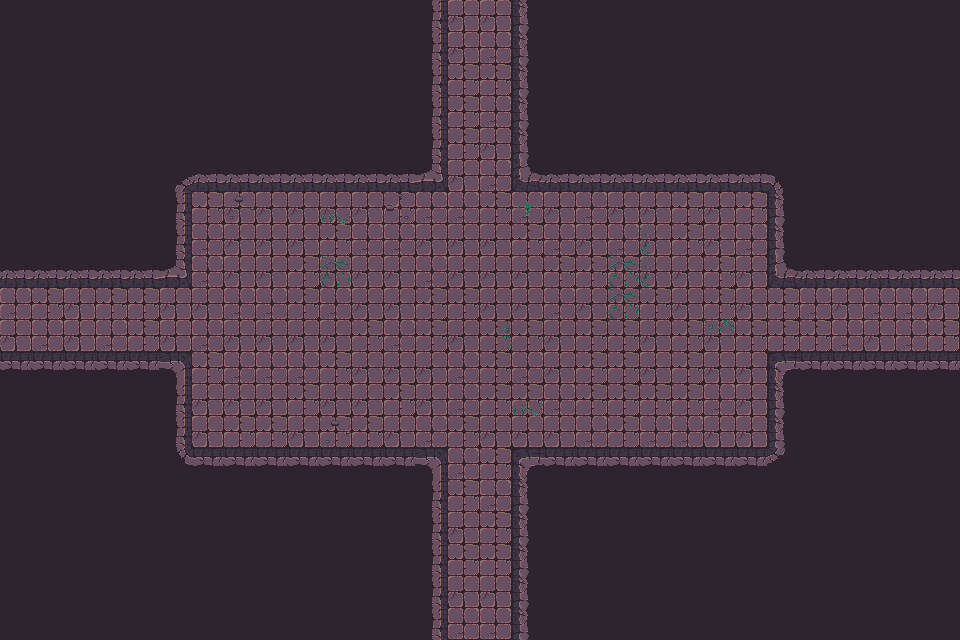

Below is a game level as drawn by its tile map, then a one-line description and the .tmx file that defines it, in full:
An orthogonal 30x20 tile map with 32x32 px tiles, 3 tile layers (Walls, Decor, Items), 2 tilesets and 58 objects.

<map version="1.10" tiledversion="1.11.2" orientation="orthogonal" renderorder="right-down" width="30" height="20" tilewidth="32" tileheight="32" infinite="0" nextlayerid="3" nextobjectid="1">
    <tileset firstgid="1" name="Town Tileset" tilewidth="32" tileheight="32" tilecount="64" columns="8">
        <image source="../../../tiles/World H Tileset.png" trans="ff00ff" width="256" height="256" />
        <tile id="4">
            <objectgroup draworder="index" id="2">
                <object id="1" x="0" y="0" width="32" height="32" />
            </objectgroup>
        </tile>
        <tile id="5">
            <objectgroup draworder="index" id="2">
                <object id="1" x="0" y="0" width="32" height="32" />
            </objectgroup>
        </tile>
        <tile id="6">
            <objectgroup draworder="index" id="2">
                <object id="1" x="0" y="0" width="32" height="32" />
            </objectgroup>
        </tile>
        <tile id="7">
            <objectgroup draworder="index" id="2">
                <object id="1" x="0" y="0" width="32" height="32" />
            </objectgroup>
        </tile>
        <tile id="8">
            <objectgroup draworder="index" id="2">
                <object id="1" x="0" y="0" width="32" height="32" />
            </objectgroup>
        </tile>
        <tile id="10">
            <objectgroup draworder="index" id="2">
                <object id="1" x="0" y="32" width="32" height="0" />
            </objectgroup>
        </tile>
        <tile id="11">
            <objectgroup draworder="index" id="2">
                <object id="1" x="0" y="32" width="32" height="0" />
                <object id="2" x="32" y="0" width="0" height="32" />
            </objectgroup>
        </tile>
        <tile id="12">
            <objectgroup draworder="index" id="2">
                <object id="1" x="32" y="0" width="0" height="32" />
            </objectgroup>
        </tile>
        <tile id="13">
            <objectgroup draworder="index" id="2">
                <object id="1" x="0" y="32" width="32" height="0" />
                <object id="2" x="0" y="32" width="32" height="0" />
                <object id="3" x="0" y="0" width="0" height="32" />
            </objectgroup>
        </tile>
        <tile id="14">
            <objectgroup draworder="index" id="2">
                <object id="1" x="0" y="0" width="0" height="32" />
            </objectgroup>
        </tile>
        <tile id="16">
            <objectgroup draworder="index" id="2">
                <object id="1" x="0" y="0" width="32" height="32" />
            </objectgroup>
        </tile>
        <tile id="24">
            <objectgroup draworder="index" id="2">
                <object id="1" x="0" y="0" width="32" height="32" />
            </objectgroup>
        </tile>
    </tileset>
    <tileset firstgid="65" name="Dungeon Crawler Tileset" tilewidth="32" tileheight="32" tilecount="100" columns="10">
        <image source="../../../tiles/Dungeon_Tile.png" trans="" width="320" height="320" />
        <tile id="2">
            <objectgroup draworder="index" id="2">
                <object id="1" x="0" y="0" width="32" height="32" />
            </objectgroup>
        </tile>
        <tile id="3">
            <objectgroup draworder="index" id="2">
                <object id="1" x="0" y="0" width="32" height="32" />
            </objectgroup>
        </tile>
        <tile id="4">
            <objectgroup draworder="index" id="2">
                <object id="1" x="0" y="0" width="32" height="32" />
            </objectgroup>
        </tile>
        <tile id="5">
            <objectgroup draworder="index" id="2">
                <object id="1" x="0" y="0" width="32" height="32" />
            </objectgroup>
        </tile>
        <tile id="6">
            <objectgroup draworder="index" id="2">
                <object id="1" x="0" y="0" width="32" height="32" />
            </objectgroup>
        </tile>
        <tile id="8">
            <objectgroup draworder="index" id="2">
                <object id="1" x="0" y="0" width="32" height="32" />
            </objectgroup>
        </tile>
        <tile id="12">
            <objectgroup draworder="index" id="2">
                <object id="1" x="0" y="0" width="32" height="32" />
            </objectgroup>
        </tile>
        <tile id="13">
            <objectgroup draworder="index" id="2">
                <object id="1" x="0" y="0" width="32" height="32" />
            </objectgroup>
        </tile>
        <tile id="14">
            <objectgroup draworder="index" id="2">
                <object id="1" x="0" y="0" width="32" height="32" />
            </objectgroup>
        </tile>
        <tile id="15">
            <objectgroup draworder="index" id="2">
                <object id="1" x="0" y="0" width="32" height="32" />
            </objectgroup>
        </tile>
        <tile id="16">
            <objectgroup draworder="index" id="2">
                <object id="1" x="0" y="0" width="32" height="32" />
            </objectgroup>
        </tile>
        <tile id="18">
            <objectgroup draworder="index" id="2">
                <object id="1" x="0" y="0" width="32" height="32" />
            </objectgroup>
        </tile>
        <tile id="22">
            <objectgroup draworder="index" id="2">
                <object id="1" x="0" y="0" width="32" height="32" />
            </objectgroup>
        </tile>
        <tile id="23">
            <objectgroup draworder="index" id="2">
                <object id="1" x="0" y="0" width="32" height="32" />
            </objectgroup>
        </tile>
        <tile id="24">
            <objectgroup draworder="index" id="2">
                <object id="1" x="0" y="0" width="32" height="32" />
            </objectgroup>
        </tile>
        <tile id="25">
            <objectgroup draworder="index" id="2">
                <object id="1" x="0" y="0" width="32" height="32" />
            </objectgroup>
        </tile>
        <tile id="26">
            <objectgroup draworder="index" id="2">
                <object id="1" x="0" y="0" width="32" height="32" />
            </objectgroup>
        </tile>
        <tile id="28">
            <objectgroup draworder="index" id="2">
                <object id="1" x="0" y="0" width="32" height="32" />
            </objectgroup>
        </tile>
        <tile id="32">
            <objectgroup draworder="index" id="2">
                <object id="1" x="0" y="0" width="32" height="32" />
            </objectgroup>
        </tile>
        <tile id="33">
            <objectgroup draworder="index" id="2">
                <object id="1" x="0" y="0" width="32" height="32" />
            </objectgroup>
        </tile>
        <tile id="34">
            <objectgroup draworder="index" id="2">
                <object id="1" x="0" y="0" width="32" height="32" />
            </objectgroup>
        </tile>
        <tile id="35">
            <objectgroup draworder="index" id="2">
                <object id="1" x="0" y="0" width="32" height="32" />
            </objectgroup>
        </tile>
        <tile id="36">
            <objectgroup draworder="index" id="2">
                <object id="1" x="0" y="0" width="32" height="32" />
            </objectgroup>
        </tile>
        <tile id="38">
            <objectgroup draworder="index" id="2">
                <object id="1" x="0" y="0" width="32" height="32" />
            </objectgroup>
        </tile>
        <tile id="42">
            <objectgroup draworder="index" id="2">
                <object id="1" x="0" y="0" width="32" height="32" />
            </objectgroup>
        </tile>
        <tile id="43">
            <objectgroup draworder="index" id="2">
                <object id="1" x="0" y="0" width="32" height="32" />
            </objectgroup>
        </tile>
        <tile id="44">
            <objectgroup draworder="index" id="2">
                <object id="1" x="0" y="0" width="32" height="32" />
            </objectgroup>
        </tile>
        <tile id="45">
            <objectgroup draworder="index" id="2">
                <object id="1" x="0" y="0" width="32" height="32" />
            </objectgroup>
        </tile>
        <tile id="46">
            <objectgroup draworder="index" id="2">
                <object id="1" x="0" y="0" width="32" height="32" />
            </objectgroup>
        </tile>
        <tile id="48">
            <objectgroup draworder="index" id="2">
                <object id="1" x="0" y="0" width="32" height="32" />
            </objectgroup>
        </tile>
        <tile id="52">
            <objectgroup draworder="index" id="2">
                <object id="1" x="0" y="0" width="32" height="32" />
            </objectgroup>
        </tile>
        <tile id="53">
            <objectgroup draworder="index" id="2">
                <object id="1" x="0" y="0" width="32" height="32" />
            </objectgroup>
        </tile>
        <tile id="54">
            <objectgroup draworder="index" id="2">
                <object id="1" x="0" y="0" width="32" height="32" />
            </objectgroup>
        </tile>
        <tile id="55">
            <objectgroup draworder="index" id="2">
                <object id="1" x="0" y="0" width="32" height="32" />
            </objectgroup>
        </tile>
        <tile id="56">
            <objectgroup draworder="index" id="2">
                <object id="1" x="0" y="0" width="32" height="32" />
            </objectgroup>
        </tile>
        <tile id="58">
            <objectgroup draworder="index" id="2">
                <object id="1" x="0" y="0" width="32" height="32" />
            </objectgroup>
        </tile>
        <tile id="62">
            <objectgroup draworder="index" id="2">
                <object id="1" x="0" y="0" width="32" height="32" />
            </objectgroup>
        </tile>
        <tile id="63">
            <objectgroup draworder="index" id="2">
                <object id="1" x="0" y="0" width="32" height="32" />
            </objectgroup>
        </tile>
        <tile id="64">
            <objectgroup draworder="index" id="2">
                <object id="1" x="0" y="0" width="32" height="32" />
            </objectgroup>
        </tile>
        <tile id="65">
            <objectgroup draworder="index" id="2">
                <object id="1" x="0" y="0" width="32" height="32" />
            </objectgroup>
        </tile>
        <tile id="66">
            <objectgroup draworder="index" id="2">
                <object id="1" x="0" y="0" width="32" height="32" />
            </objectgroup>
        </tile>
        <tile id="68">
            <objectgroup draworder="index" id="2">
                <object id="1" x="0" y="0" width="32" height="32" />
            </objectgroup>
        </tile>
        <tile id="80">
            <objectgroup draworder="index" id="2">
                <object id="1" x="0" y="0" width="32" height="32" />
            </objectgroup>
        </tile>
    </tileset>
    <layer id="1" name="Walls" width="30" height="20">
        <data encoding="csv">
122,122,122,122,122,122,122,122,122,122,122,122,122,77,75,75,79,122,122,122,122,122,122,122,122,122,122,122,122,122,
122,122,122,122,122,122,122,122,122,122,122,122,122,77,75,66,79,122,122,122,122,122,122,122,122,122,122,122,122,122,
122,122,122,122,122,122,122,122,122,122,122,122,122,77,65,65,79,122,122,122,122,122,122,122,122,122,122,122,122,122,
122,122,122,122,122,122,122,122,122,122,122,122,122,77,65,66,79,122,122,122,122,122,122,122,122,122,122,122,122,122,
122,122,122,122,122,122,122,122,122,122,122,122,122,77,65,75,79,122,122,122,122,122,122,122,122,122,122,122,122,122,
122,122,122,122,122,67,68,68,68,68,68,68,68,103,75,66,100,68,68,68,68,68,68,68,69,122,122,122,122,122,
122,122,122,122,122,77,65,75,75,75,75,75,65,66,66,65,66,75,66,75,75,65,75,65,79,122,122,122,122,122,
122,122,122,122,122,77,66,75,75,75,65,66,66,75,75,75,65,66,75,66,75,65,75,66,79,122,122,122,122,122,
68,68,68,68,68,103,66,75,75,65,75,75,75,66,75,75,75,65,65,65,75,75,65,75,100,68,68,68,68,68,
66,65,75,65,65,75,75,66,66,65,66,75,75,65,65,75,75,66,75,65,65,75,65,75,65,66,75,66,66,75,
75,66,75,66,65,75,66,75,75,75,75,65,66,65,75,65,65,75,65,65,75,65,75,65,65,65,66,75,66,65,
88,88,88,88,88,73,65,66,66,66,65,75,75,75,66,65,66,75,65,65,75,65,75,75,70,88,88,88,88,88,
122,122,122,122,122,77,75,75,75,65,75,75,65,75,66,65,65,66,65,65,65,65,66,75,79,122,122,122,122,122,
122,122,122,122,122,77,75,65,65,75,65,65,75,66,65,75,75,75,66,65,66,66,75,75,79,122,122,122,122,122,
122,122,122,122,122,87,88,88,88,88,88,88,88,73,66,65,70,88,88,88,88,88,88,88,89,122,122,122,122,122,
122,122,122,122,122,122,122,122,122,122,122,122,122,77,65,66,79,122,122,122,122,122,122,122,122,122,122,122,122,122,
122,122,122,122,122,122,122,122,122,122,122,122,122,77,75,65,79,122,122,122,122,122,122,122,122,122,122,122,122,122,
122,122,122,122,122,122,122,122,122,122,122,122,122,77,65,65,79,122,122,122,122,122,122,122,122,122,122,122,122,122,
122,122,122,122,122,122,122,122,122,122,122,122,122,77,75,75,79,122,122,122,122,122,122,122,122,122,122,122,122,122,
122,122,122,122,122,122,122,122,122,122,122,122,122,77,66,66,79,122,122,122,122,122,122,122,122,122,122,122,122,122
        </data>
    </layer>
    <layer id="1" name="Decor" width="30" height="20">
        <data encoding="csv">
133,133,133,133,133,133,133,133,133,133,133,133,133,133,133,133,133,133,133,133,133,133,133,133,133,133,133,133,133,133,
133,133,133,133,133,133,133,133,133,133,133,133,133,133,133,133,133,133,133,133,133,133,133,133,133,133,133,133,133,133,
133,133,133,133,133,133,133,133,133,133,133,133,133,133,133,133,133,133,133,133,133,133,133,133,133,133,133,133,133,133,
133,133,133,133,133,133,133,133,133,133,133,133,133,133,133,133,133,133,133,133,133,133,133,133,133,133,133,133,133,133,
133,133,133,133,133,133,133,133,133,133,133,133,133,133,133,133,133,133,133,133,133,133,133,133,133,133,133,133,133,133,
133,133,133,133,133,133,133,133,133,133,133,133,133,133,133,133,133,133,133,133,133,133,133,133,133,133,133,133,133,133,
133,133,133,133,133,133,133,115,133,133,137,133,116,133,133,133,135,133,133,133,133,133,133,133,133,133,133,133,133,133,
133,133,133,133,133,133,133,133,133,133,133,133,133,133,133,133,133,133,133,133,139,133,133,133,133,133,133,133,133,133,
133,133,133,133,133,133,133,133,133,133,126,133,133,133,133,133,133,133,133,126,139,133,133,133,133,133,133,133,133,133,
133,133,133,133,133,133,133,133,133,133,133,133,133,133,133,133,133,133,133,126,133,133,133,133,133,133,133,133,133,133,
133,133,133,133,133,133,133,133,133,133,133,133,133,133,133,140,133,133,133,133,133,133,138,133,133,133,133,133,133,133,
133,133,133,133,133,133,133,133,133,133,133,133,133,133,133,133,133,133,133,133,133,133,133,133,133,133,133,133,133,133,
133,133,133,133,133,133,133,133,133,133,133,133,133,133,133,133,137,133,133,133,133,133,133,133,133,133,133,133,133,133,
133,133,133,133,133,133,133,133,133,133,115,133,133,133,133,133,133,133,133,133,133,133,133,133,133,133,133,133,133,133,
133,133,133,133,133,133,133,133,133,133,133,133,133,133,133,133,133,133,133,133,133,133,133,133,133,133,133,133,133,133,
133,133,133,133,133,133,133,133,133,133,133,133,133,133,133,133,133,133,133,133,133,133,133,133,133,133,133,133,133,133,
133,133,133,133,133,133,133,133,133,133,133,133,133,133,133,133,133,133,133,133,133,133,133,133,133,133,133,133,133,133,
133,133,133,133,133,133,133,133,133,133,133,133,133,133,133,133,133,133,133,133,133,133,133,133,133,133,133,133,133,133,
133,133,133,133,133,133,133,133,133,133,133,133,133,133,133,133,133,133,133,133,133,133,133,133,133,133,133,133,133,133,
133,133,133,133,133,133,133,133,133,133,133,133,133,133,133,133,133,133,133,133,133,133,133,133,133,133,133,133,133,133
        </data>
    </layer>
    <layer id="1" name="Items" width="30" height="20">
        <data encoding="csv">
133,133,133,133,133,133,133,133,133,133,133,133,133,133,133,133,133,133,133,133,133,133,133,133,133,133,133,133,133,133,
133,133,133,133,133,133,133,133,133,133,133,133,133,133,133,133,133,133,133,133,133,133,133,133,133,133,133,133,133,133,
133,133,133,133,133,133,133,133,133,133,133,133,133,133,133,133,133,133,133,133,133,133,133,133,133,133,133,133,133,133,
133,133,133,133,133,133,133,133,133,133,133,133,133,133,133,133,133,133,133,133,133,133,133,133,133,133,133,133,133,133,
133,133,133,133,133,133,133,133,133,133,133,133,133,133,133,133,133,133,133,133,133,133,133,133,133,133,133,133,133,133,
133,133,133,133,133,133,133,133,133,133,133,133,133,133,133,133,133,133,133,133,133,133,133,133,133,133,133,133,133,133,
133,133,133,133,133,133,133,133,133,133,133,133,133,133,133,133,133,133,133,133,133,133,133,133,133,133,133,133,133,133,
133,133,133,133,133,133,133,133,133,133,133,133,133,133,133,133,133,133,133,133,133,133,133,133,133,133,133,133,133,133,
133,133,133,133,133,133,133,133,133,133,133,133,133,133,133,133,133,133,133,133,133,133,133,133,133,133,133,133,133,133,
133,133,133,133,133,133,133,133,133,133,133,133,133,133,133,133,133,133,133,133,133,133,133,133,133,133,133,133,133,133,
133,133,133,133,133,133,133,133,133,133,133,133,133,133,133,133,133,133,133,133,133,133,133,133,133,133,133,133,133,133,
133,133,133,133,133,133,133,133,133,133,133,133,133,133,133,133,133,133,133,133,133,133,133,133,133,133,133,133,133,133,
133,133,133,133,133,133,133,133,133,133,133,133,133,133,133,133,133,133,133,133,133,133,133,133,133,133,133,133,133,133,
133,133,133,133,133,133,133,133,133,133,133,133,133,133,133,133,133,133,133,133,133,133,133,133,133,133,133,133,133,133,
133,133,133,133,133,133,133,133,133,133,133,133,133,133,133,133,133,133,133,133,133,133,133,133,133,133,133,133,133,133,
133,133,133,133,133,133,133,133,133,133,133,133,133,133,133,133,133,133,133,133,133,133,133,133,133,133,133,133,133,133,
133,133,133,133,133,133,133,133,133,133,133,133,133,133,133,133,133,133,133,133,133,133,133,133,133,133,133,133,133,133,
133,133,133,133,133,133,133,133,133,133,133,133,133,133,133,133,133,133,133,133,133,133,133,133,133,133,133,133,133,133,
133,133,133,133,133,133,133,133,133,133,133,133,133,133,133,133,133,133,133,133,133,133,133,133,133,133,133,133,133,133,
133,133,133,133,133,133,133,133,133,133,133,133,133,133,133,133,133,133,133,133,133,133,133,133,133,133,133,133,133,133
        </data>
    </layer>
</map>
